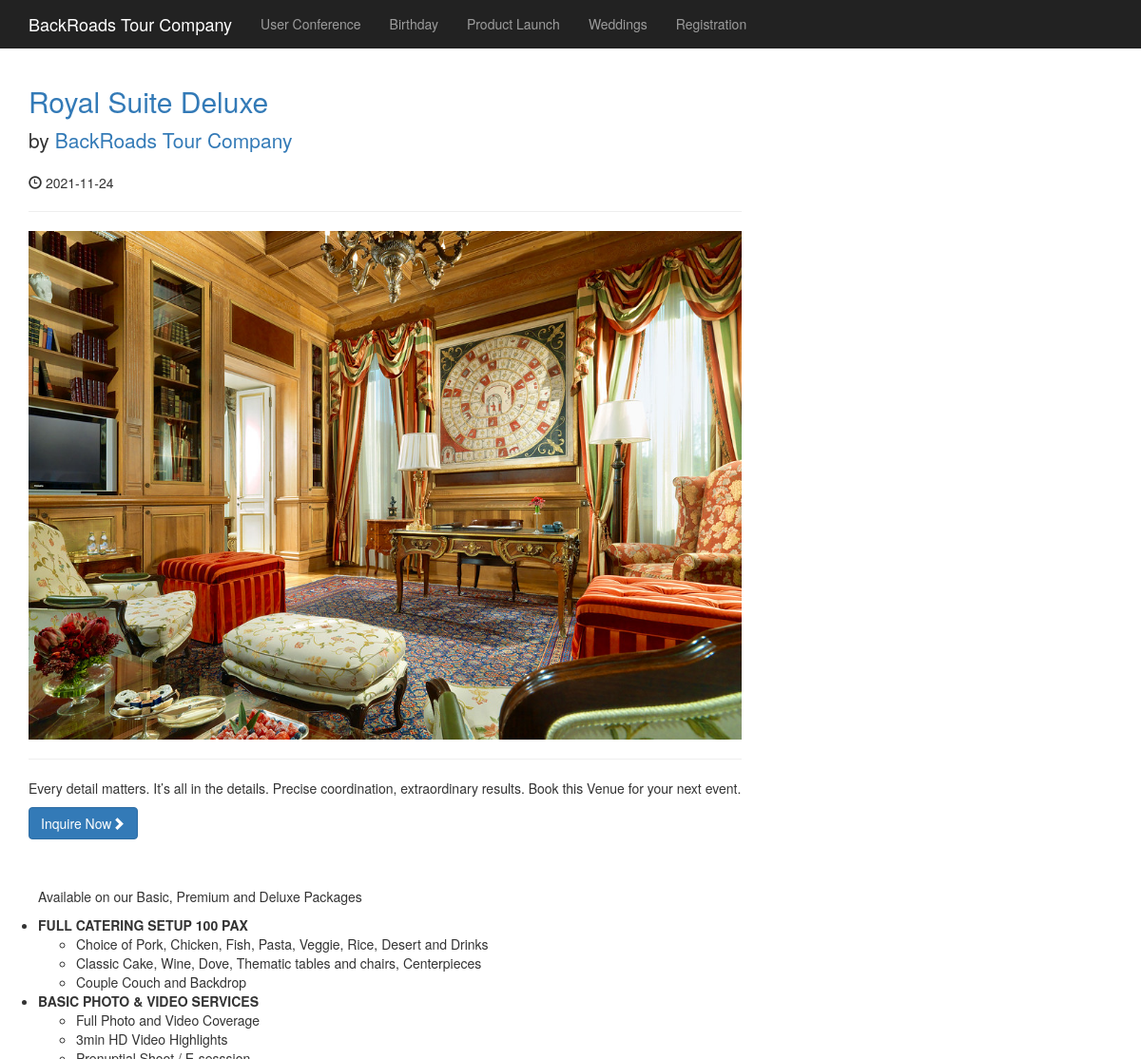
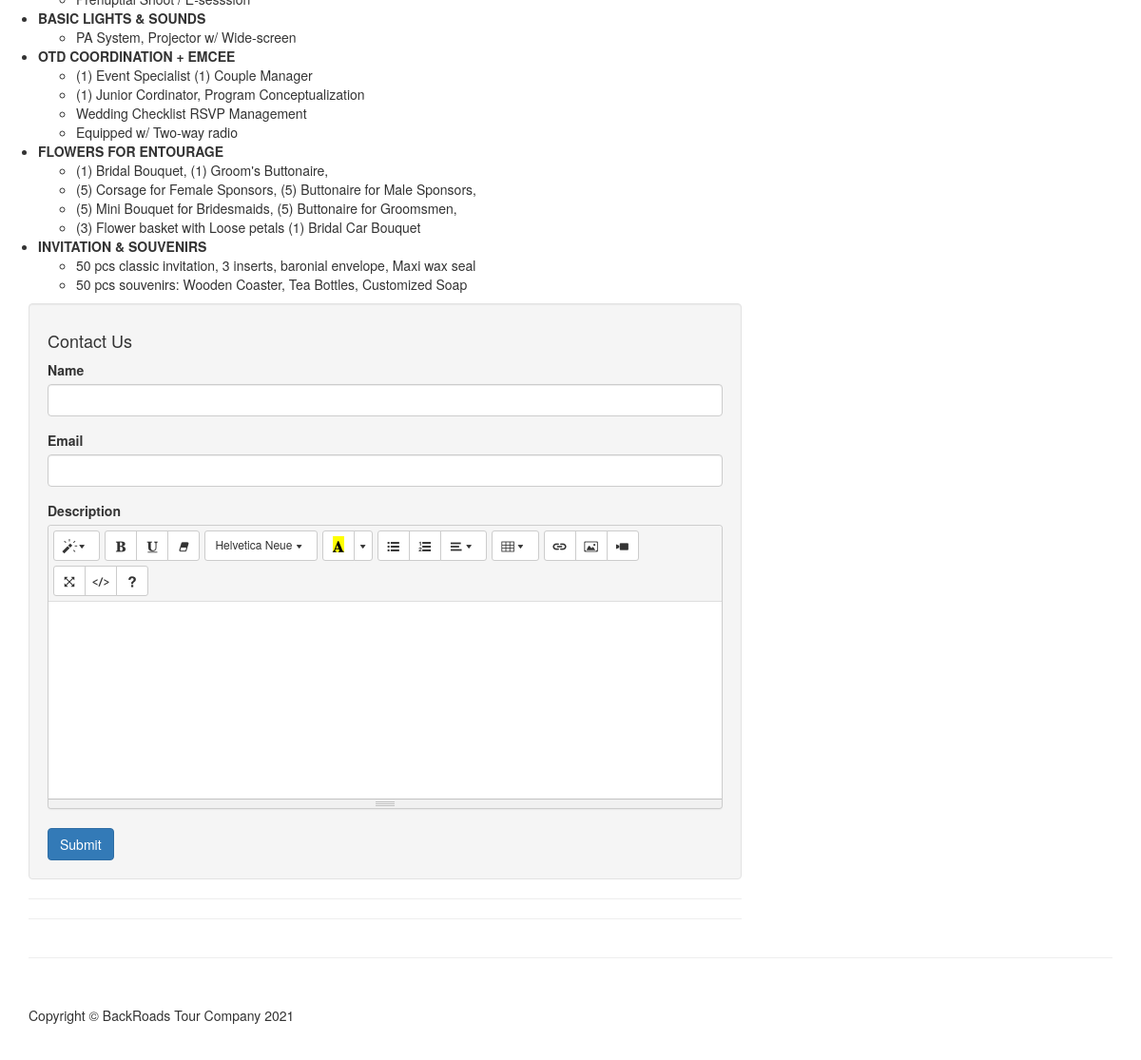
Screenshot of /post.php?p_id=8 with the database file from the repository (2 pictures, top to bottom).
### tables this page shows
CREATE TABLE `categories` (
  `cat_id` int(3) NOT NULL,
  `cat_title` varchar(255) NOT NULL
);

CREATE TABLE `posts` (
  `post_id` int(3) NOT NULL,
  `post_category_id` int(3) NOT NULL,
  `post_title` varchar(255) NOT NULL,
  `post_author` varchar(255) NOT NULL,
  `post_date` date NOT NULL,
  `post_image` text NOT NULL,
  `post_content` text NOT NULL,
  `post_tags` varchar(255) NOT NULL,
  `post_comment_count` int(11) NOT NULL,
  `post_status` varchar(255) NOT NULL DEFAULT 'draft'
);

### post.php (the view, shortened to what this page needs)
<?php include "./includes/header.php"; ?>
<?php include "./includes/db.php"; ?>
<?php include "./includes/navigation.php"; ?>
<div class="container" style="margin: 0 auto !important;">
    <div class="row">
    <div class="col-md-8">
    <?php
    if(isset($_GET['p_id'])){
        $the_post_id = $_GET['p_id'];
    $query = "SELECT * FROM posts WHERE post_id = $the_post_id ";
    $select_all_posts_query = mysqli_query($connection, $query);
    while($row = mysqli_fetch_array($select_all_posts_query)){
        $post_title = $row['post_title'];
        $post_author = $row['post_author'];
        $post_date = $row['post_date'];
        $post_image = $row['post_image'];
        $post_content = substr($row['post_content'],0,150);
    ?>
        <h2>
            <a href="#"><?php echo $post_title; ?></a>
        </h2>
        <p class="lead">
            by <a href="index.php"><?php echo $post_author; ?></a>
        </p>
        <p><span class="glyphicon glyphicon-time"></span> <?php echo $post_date; ?></p>
        <hr>
        <img class="img-responsive" src="images/<?php echo $post_image ?>" alt="">
        <hr>
        <p><?php echo $post_content; ?></p>
        <a class="btn btn-primary" href="#contact-form">Inquire Now<span class="glyphicon glyphicon-chevron-right"></span></a>
<?php }
}
else {
    header("Location: index.php");
}
?>
<ul class="package-details">
    <p>Available on our Basic, Premium and Deluxe Packages</p>
    <li class="heading">FULL CATERING SETUP 100 PAX
        <ul class="sub">
            <li>Choice of Pork, Chicken, Fish, Pasta, Veggie, Rice, Desert and Drinks</li>
            <li>Classic Cake, Wine, Dove, Thematic tables and chairs, Centerpieces</li>
            <li>Couple Couch and Backdrop</li>
        </ul>
    </li>
    <li class="heading">BASIC PHOTO & VIDEO SERVICES
        <ul class="sub">
            <li>Full Photo and Video Coverage</li>
            <li>3min HD Video Highlights</li>
            <li>Prenuptial Shoot / E-sesssion</li>
        </ul>
    </li>
    <li class="heading">BASIC LIGHTS & SOUNDS
        <ul class="sub">
            <li>PA System, Projector w/ Wide-screen</li>
        </ul>
    </li>
    <li class="heading">OTD COORDINATION + EMCEE
        <ul class="sub">
            <li>(1) Event Specialist (1) Couple Manager</li>
            <li>(1) Junior Cordinator, Program Conceptualization</li>
            <li>Wedding Checklist RSVP Management</li>
            <li>Equipped w/ Two-way radio</li>
        </ul>
    </li>
    <li class="heading">FLOWERS FOR ENTOURAGE
        <ul class="sub">
            <li>(1) Bridal Bouquet, (1) Groom's Buttonaire,</li>
            <li>(5) Corsage for Female Sponsors, (5) Buttonaire for Male Sponsors,</li>
            <li>(5) Mini Bouquet for Bridesmaids, (5) Buttonaire for Groomsmen,</li>
            <li>(3) Flower basket with Loose petals (1) Bridal Car Bouquet</li>
        </ul>
    </li>
    <li class="heading">INVITATION & SOUVENIRS
        <ul class="sub">
            <li>50 pcs classic invitation, 3 inserts, baronial envelope, Maxi wax seal</li>
            <li>50 pcs souvenirs: Wooden Coaster, Tea Bottles, Customized Soap</li>
        </ul>
    </li>
</ul>
<div class="well" id="contact-form">
<h4>Contact Us </h4>
<form action="" role="form" method="post">
    <label for="author">Name</label>
    <div class="form-group">
        <input type="text" name="customer_name" class="form-control">
    </div>
    <label for="email">Email</label>
    <div class="form-group">
        <input type="email" name="customer_email" class="form-control" >
    </div>
    <label for="comment">Description</label>
    <div class="form-group">
    </div>
        <button type="submit" name="create_inquiry" class="btn btn-primary">Submit</button>
    </form>
</div>
                <hr>
        <hr>
    </div>
</div>
<hr>
<?php include "./includes/footer.php"; ?>

### includes/navigation.php (shortened to what this page needs)
<nav class="navbar navbar-inverse navbar-fixed-top" role="navigation">
    <div class="container">
<div class="navbar-header">
    <a class="navbar-brand" href="index.php" style="color: white;">BackRoads Tour Company</a>
</div>
<div class="collapse navbar-collapse" id="bs-example-navbar-collapse-1">
<ul class="nav navbar-nav">
    <?php
    $query = "SELECT * FROM categories LIMIT 4";
    $select_all_categories = mysqli_query($connection, $query);
    while($row = mysqli_fetch_array($select_all_categories)){
        $cat_id = $row['cat_id'];
        $cat_title = $row['cat_title'];
        echo "<li><a href='category.php?category=$cat_id'>{$cat_title}</a></li>";
    }
?>
        <li>
            <a href="registration.php">Registration</a>
        </li>
    </ul>
</div>
</div>
</nav>

### css/blog-home.css (style rules this page uses)
body { padding-top: 70px; }

### post.php (style rules this page uses)
.package-details { margin-top: 5rem; margin-left: -3rem; }
.heading { font-weight: bold !important; }
.sub { font-weight: lighter !important; }

### rows the page displays
categories: cat_title "User Conference"
categories: cat_title "Birthday"
categories: cat_title "Product Launch"
categories: cat_title "Weddings"
posts: post_title "Royal Suite Deluxe", post_author "BackRoads Tour Company", post_date "2021-11-24", post_image (picture), post_content "Every detail matters. It’s all in the details. Precise coordination, extraordinary results. Book this Venue for your next event."
